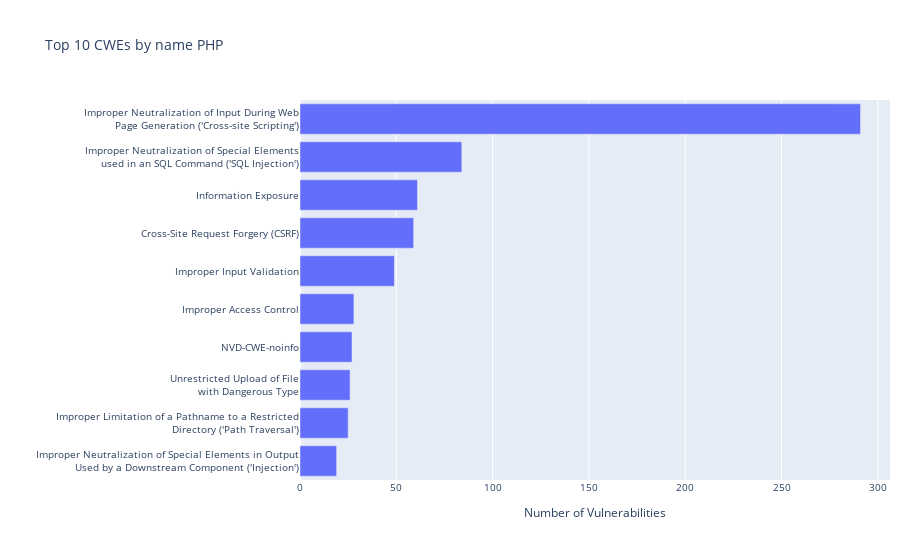

Here is the notebook cell this chart was saved with:
### Markdown cell above
## 3.2.Top 10 CWEs by name PHP

### Code cell
top10_cwe['Name']=top10_cwe['cwe'].map(util.get_name_by_cwe).map(util.wrap)

x = top10_cwe.groupby('Name')['c'].mean().sort_values().head(10)

fig = go.Figure()
fig.add_bar(x=x.values, y=x.index.values, orientation='h')

fig.update_layout(title='Top 10 CWEs by name PHP',
                  xaxis = dict(title='Number of Vulnerabilities'),
                  margin = dict(l = 300, r=10),
                  font=dict(size=10))

### Figure 1 — Plotly figure (JSON) as saved in the notebook; plotly's stock layout.template omitted (floating-point values rounded to 4 significant figures)
{"data": [{"orientation": "h", "type": "bar", "x": [19, 25, 26, 27, 28, 49, 59, 61, 84, 291], "y": ["Improper Neutralization of Special Elements in Output<br>Used by a Downstream Component ('Injection')", "Improper Limitation of a Pathname to a Restricted<br>Directory ('Path Traversal')", "Unrestricted Upload of File<br>with Dangerous Type", "NVD-CWE-noinfo", "Improper Access Control", "Improper Input Validation", "Cross-Site Request Forgery (CSRF)", "Information Exposure", "Improper Neutralization of Special Elements<br>used in an SQL Command ('SQL Injection')", "Improper Neutralization of Input During Web<br>Page Generation ('Cross-site Scripting')"]}], "layout": {"autosize": true, "font": {"size": 10}, "margin": {"l": 300, "r": 10}, "title": {"text": "Top 10 CWEs by name PHP"}, "xaxis": {"autorange": true, "range": [0, 306.3], "title": {"text": "Number of Vulnerabilities"}, "type": "linear"}, "yaxis": {"autorange": true, "range": [-0.5, 9.5], "type": "category"}}}
